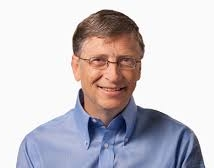
#> input picture Bill_Gates.jpg, 214 x 168 px, given in place of IMG_1.JPG, which was not available
$ python Crop_Reco.py   (older library calls are emulated)
#> lines starting #> are read from the running program, lines starting #| are printed output that depends on the picture; pictures that were not available may be replaced by others from this repository, and a replacement may not be noted
import numpy as np
import cv2
import requests
from matplotlib import pyplot as plt
import os
from pathlib import Path
from typing import Callable, Optional, Tuple
from PIL import Image

base_path = "/Users/pedron/Desktop/Polytech/PROJ942/Base/IMG_1.JPG"
output_dir = "/Users/pedron/Desktop/Polytech/PROJ942/Images_de_test"
os.makedirs(output_dir, exist_ok=True)
output_path = os.path.join(output_dir, "1.pgm")

data_root = Path("/Users/pedron/Desktop/Polytech/PROJ942")
dataset_path = data_root / "Base_Visages"
test_path = data_root / "Images_de_test"


def read_image(path):
    img = cv2.imread(path)
#> img is the input picture: shape (168, 214, 3); mean B, G, R 201, 195.4, 200.7
    height, width, depth = img.shape
#> height = 168; width = 214; depth = 3
    return img


# -----------------------------------------------------------------------------------
#                                    Crop image
# -----------------------------------------------------------------------------------

# [28 lines left out: function crop_image, not called in this run]

def crop_image_creation(img):
    gray_image = cv2.cvtColor(img, cv2.COLOR_BGR2GRAY)
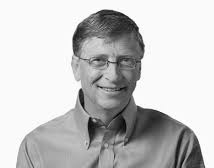
#> gray_image: shape (168, 214); min 4, max 255, mean 197.6
    gray_image.shape

    resize_1 = cv2.resize(gray_image, (600, 800))
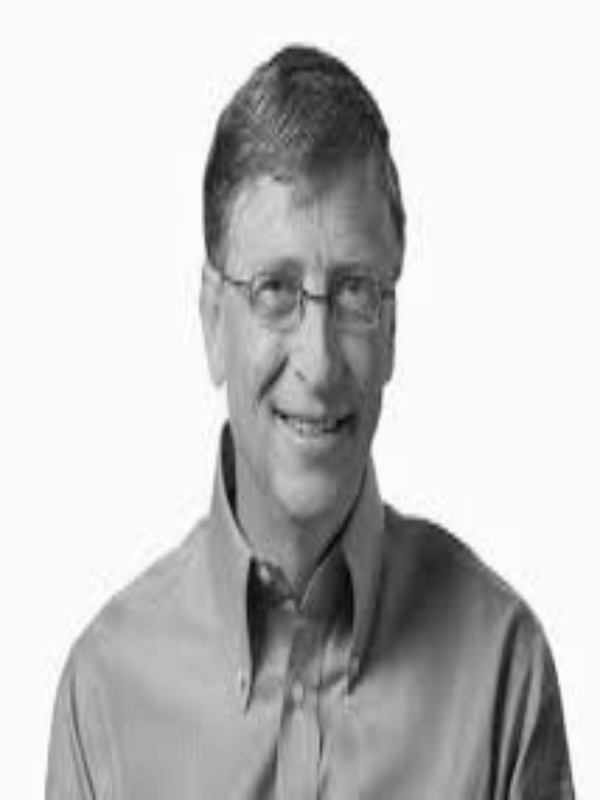
#> resize_1: shape (800, 600); min 8, max 255, mean 197.5

    #load the pre-trained classifier
    face_classifier = cv2.CascadeClassifier(
        cv2.data.haarcascades + "haarcascade_frontalface_default.xml"
    )

    #perform the classifier
    face = face_classifier.detectMultiScale(
        resize_1, scaleFactor=1.1, minNeighbors=5, minSize=(40, 40)
    )
#> face = [[176, 190, 269, 269]]

    x1 = face[0][0] - round(face[0][2] / 48)
#> x1 = 170
    y1 = face[0][1] - round(face[0][2] / 6)
#> y1 = 145
    x2 = face[0][0] + face[0][2] + round(face[0][2] / 48)
#> x2 = 451
    y2 = face[0][1] + face[0][3] + round(face[0][2] / 6)
#> y2 = 504

    cropped_image = resize_1[y1:y2, x1:x2]
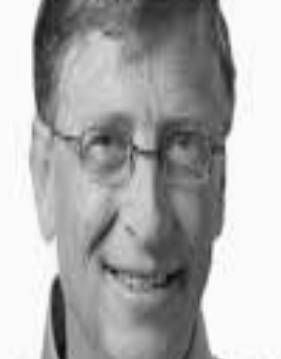
#> cropped_image: shape (359, 281); min 9, max 255, mean 172.3
    final = cv2.resize(cropped_image, (92, 112))
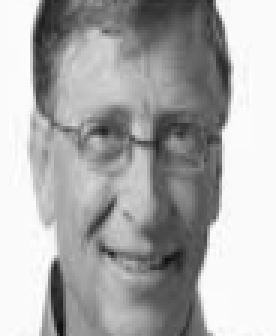
#> final: shape (112, 92) (shown 3 times larger); min 13, max 254, mean 172.2

    return final


# -----------------------------------------------------------------------------------
#                                  Recognition
# -----------------------------------------------------------------------------------

try:
    RESAMPLE = Image.Resampling.LANCZOS
except AttributeError:
    RESAMPLE = Image.ANTIALIAS

############
PreprocessFn = Callable[[Path, Optional[Tuple[int, int]]], Optional[np.ndarray]]


# [80 lines left out: functions read_images, load_image_as_array, asRowMatrix, pca, project, not called in this run]


class AbstractDistance(object):
    def __init__(self, name):
        self._name = name

    def __call__(self, p, q):
        raise NotImplementedError(" Every AbstractDistance must implement the __call__method.")

    @property
    def name(self):
        return self._name

    def __repr__(self):
        return self._name


class EuclideanDistance(AbstractDistance):
    def __init__(self):
        AbstractDistance.__init__(self, " EuclideanDistance ")

    # [4 lines left out: function __call__, not called in this run]


class CosineDistance(AbstractDistance):
    def __init__(self):
        AbstractDistance.__init__(self, " CosineDistance ")

    # [4 lines left out: function __call__, not called in this run]


class BaseModel(object):
    # [10 lines left out: function __init__, not called in this run]

    def compute(self, X, y):
        raise NotImplementedError(" Every BaseModel must implement the compute method.")

    # [35 lines left out: function predict, not called in this run]


class EigenfacesModel(BaseModel):
    def __init__(self, X=None, y=None, dist_metric=EuclideanDistance(), num_components=0):
        super(EigenfacesModel, self).__init__(X=X, y=y, dist_metric=dist_metric, num_components=num_components)

    # [72 lines left out: functions compute, recongnition, not called in this run]


# -----------------------------------------------------------------------------------
#                                     Creation
# -----------------------------------------------------------------------------------

def creation_base(name):

    name = name.capitalize()
    # La constante data_root : “Chemin racine des données (à adapter si la base est déplacée).”

    base = read_image(base_path)
    cropped = crop_image_creation(base)

    person_dir = dataset_path / name

    if not person_dir.exists():
        print(f"Création d’un nouveau dossier : {person_dir}")
        person_dir.mkdir(parents=True, exist_ok=True)
        next_index = 1
    else:
        print(f"Dossier trouvé : {person_dir}")

        # Trouve les fichiers .pgm existants et calcule l’index suivant
        existing_files = [f for f in os.listdir(person_dir) if f.endswith(".pgm")]

        if existing_files:
            # Ex : "1.pgm" → 1
            indices = [int(f.split(".")[0]) for f in existing_files]
            next_index = max(indices) + 1
        else:
            next_index = 1

    output_path_creation = person_dir / f"{next_index}.pgm"

    cv2.imwrite(output_path_creation, cropped)
    print("Image sauvegardée dans :", output_path_creation)


if __name__ == "__main__":
    creation_base("tomy")
